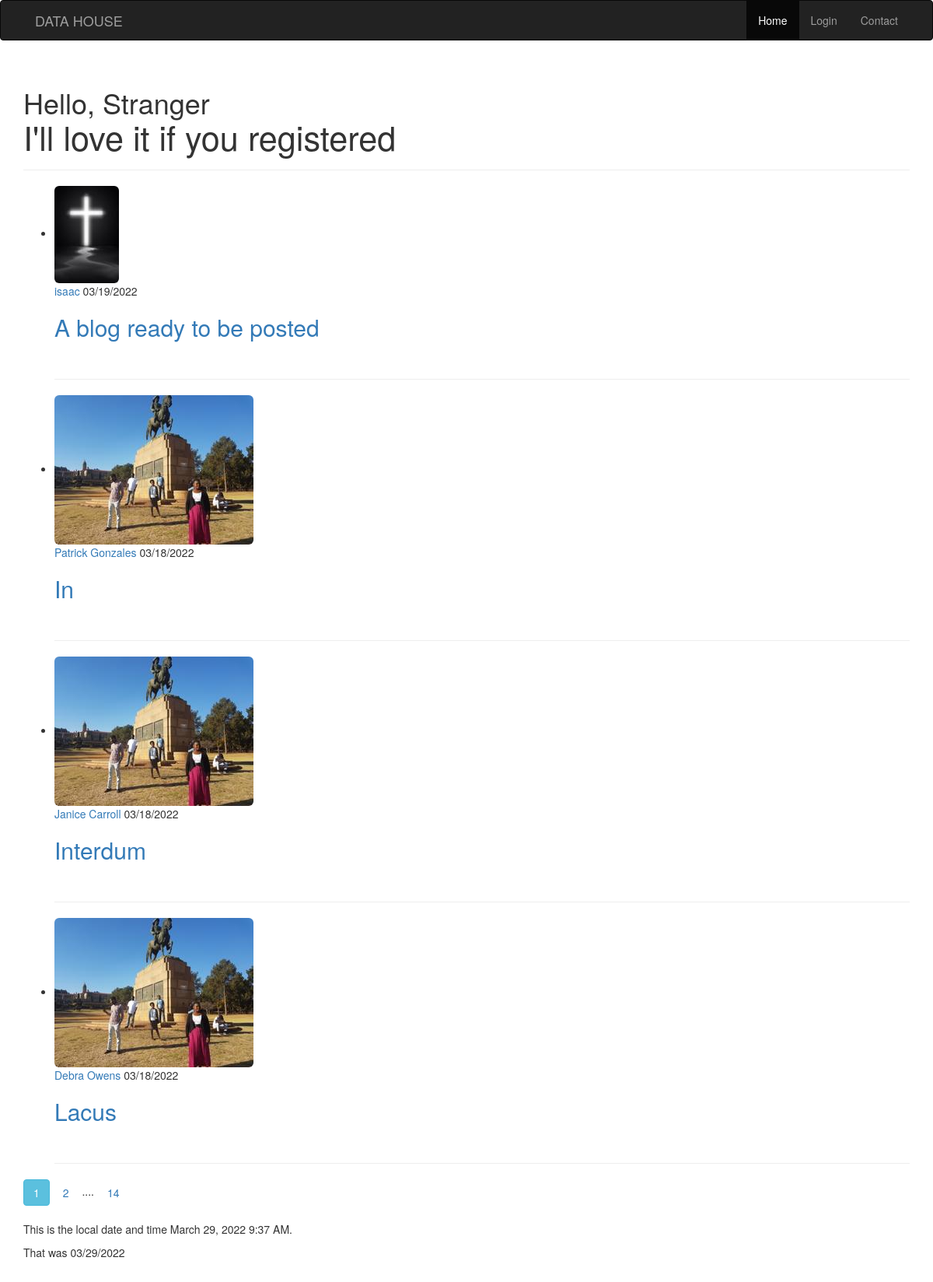
The page / on the database its author committed.
### app/models.py (models this page shows, shortened)
class Post(db.Model):
    __tablename__ = 'posts'
    id = db.Column(db.Integer, primary_key = True)
    title = db.Column(db.String(100), index = True, nullable = False)
    content = db.Column(db.Text(60), index = True, nullable = False)
    posted = db.Column(db.DateTime, index = True, default = datetime.utcnow)
    user_id = db.Column(db.Integer, db.ForeignKey('users.id'), nullable = False)

class User(db.Model, UserMixin):
    __tablename__ = 'users'
    id = db.Column(db.Integer, primary_key = True)
    name = db.Column(db.String(60), index = True)
    location = db.Column(db.String(60), index = True)
    About_me = db.Column(db.Text())
    profilepic = db.Column(db.String(), default= 'default.jpg')
    email = db.Column(db.String(70), unique = True, index = True)
    password = db.Column(db.String(10), index=True)
    role_id = db.Column(db.Integer, db.ForeignKey('roles.id'))
    posts = db.relationship('Post', backref = 'user', lazy = True)

### app/main/views.py (the view)
@main.route('/', methods = ['GET', 'POST'])
def index():
    page = request.args.get('page', 1, type=int)
    posts = Post.query.order_by(Post.posted.desc()).paginate(per_page= 4, page = page )
    return render_template('main/index.html', current_time=datetime.utcnow(), posts = posts )

### app/templates/main/index.html (shortened to what this page needs)
{%extends 'base.html' %}
{% import 'bootstrap/wtf.html' as wtf %}
{%block page_content%}
    <div class = 'page-header'>
        <h1>
            Hello, {%if current_user.is_authenticated %}
            {{current_user.name|capitalize }}
            <br>
            <p>welcome</p>
            {%else %}
            Stranger
            <br>
            <big> I'll love it if you registered</big>
            {% endif %}
        </h1>
    </div>
    <ul class="posts">
        {% for post in posts.items %}
            <li class="post">
                <div class="profile-thumbnail">
                    <img class="img-rounded profile-thumbnail" src="{{url_for('static', filename='pics/' + post.user.profilepic )}}">
                </div>
                <div>
                    <a class="" href="{{url_for('posts.users_posts', username=post.user.name)}}">{{ post.user.name }}</a>  {{moment(post.posted).format('L')}}
                    <h2><a class="article-title" href="{{ url_for('posts.post', post_id=post.id) }}">{{post.title|capitalize}}</a></h2>
                </div>
                <br>
            </li>
            <hr>
        {%endfor %}
    </ul>
    <div>
        {% for num in posts.iter_pages(left_edge=1, right_edge=1, left_current=1, right_current=2) %}
            {% if num %}
                {% if num == posts.page %}
                    <a class="btn btn-info mb-4" href="{{ url_for('main.index', page = num ) }}">{{num}}</a>
                {% else %}
                    <a class="btn btn-outline-info mb-4" href="{{ url_for('main.index', page = num ) }}">{{num}}</a>
                {%endif%}
            {% else %}
                ....
            {%endif%}
        {% endfor %}
    </div>
    <br>
    <p> This is the local date and time {{ moment(current_time).format('LLL') }}. </p>
    <P> That was {{moment(current_time).format('L') }}</P>
{%endblock%}

### app/templates/base.html (shortened to what this page needs)
{% extends 'bootstrap/base.html'%}
{%block navbar%}
<nav class="navbar navbar-inverse navbar">
  <div role="navigation">
    <div class="container">
      <div class="navbar-header">
        <a href="#" class="navbar-brand">DATA HOUSE</a>
      </div>
      <div class="navbar-collapse collapse">
          <ul class="nav navbar-nav navbar-right">
              <li class="active"><a href="/">Home</a></li>
             {% if current_user.is_authenticated %}
             <li><a href="{{ url_for('posts.newpost')}}"> New Post</a></li>
             <li> <a href="{{ url_for('users.account')}}">Account</a> </li>
              <li> <a href="{{ url_for('users.logout')}}">Logout</a> </li>
             {% else %}
              <li> <a href="{{ url_for('users.login')}}">Login</a> </li>
              {% endif %}
              <li><a href="#">Contact</a> </li>
          </ul>
      </div>
    </div>
  </div>
</nav>
{%endblock%}
{%block content%}
  <div class = 'container'>
      {%block page_content%}
      {%endblock%}
  </div>
{%endblock%}

### rows shown on the page
Post: profilepic (placeholder picture), user.name "isaac", posted "03/19/2022", title "A blog ready to be posted"
Post: profilepic (placeholder picture), user.name "Patrick Gonzales", posted "03/18/2022", title "In"
Post: profilepic (placeholder picture), user.name "Janice Carroll", posted "03/18/2022", title "Interdum"
Post: profilepic (placeholder picture), user.name "Debra Owens", posted "03/18/2022", title "Lacus"

### other values the page prints
{{ num }} "1"
{{ num }} "2" "14"
